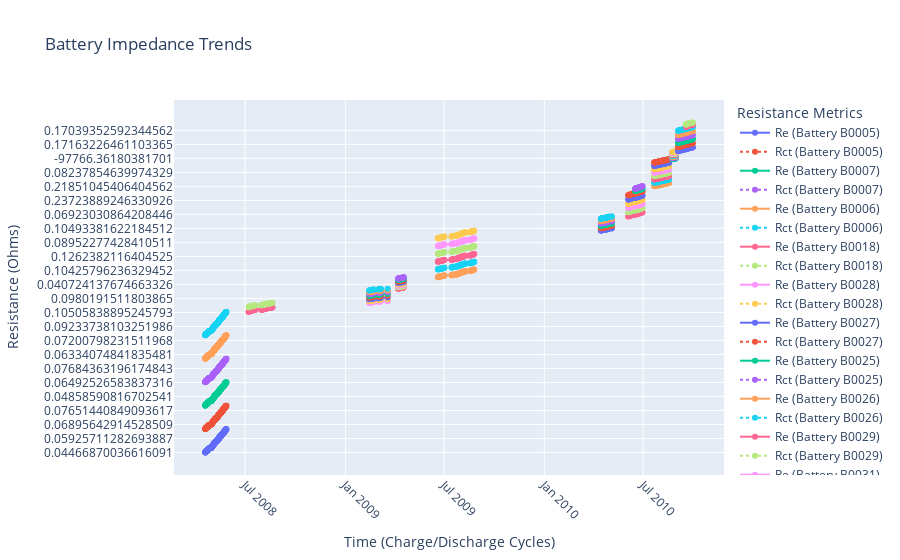

The cell this chart's notebook holds for it:
### Code cell
import plotly.graph_objects as go
import plotly.io as pio

def visualize_impedance_patterns(dataset):
    fig = go.Figure()

    for battery in dataset['battery_id'].unique():
        battery_subset = dataset[dataset['battery_id'] == battery]
        
        fig.add_trace(go.Scatter(
            x=battery_subset['start_time'],
            y=battery_subset['Re'],
            mode='lines+markers',
            name=f'Re (Battery {battery})',
            line=dict(width=2),
            marker=dict(size=6)
        ))
        fig.add_trace(go.Scatter(
            x=battery_subset['start_time'],
            y=battery_subset['Rct'],
            mode='lines+markers',
            name=f'Rct (Battery {battery})',
            line=dict(dash='dot', width=2),
            marker=dict(size=6)
        ))
    
    fig.update_layout(
        title="Battery Impedance Trends",
        xaxis_title="Time (Charge/Discharge Cycles)",
        yaxis_title="Resistance (Ohms)",
        xaxis=dict(showgrid=True, tickangle=45),
        yaxis=dict(showgrid=True),
        legend_title="Resistance Metrics"
    )

    fig.show()

visualize_impedance_patterns(impedance_data)
